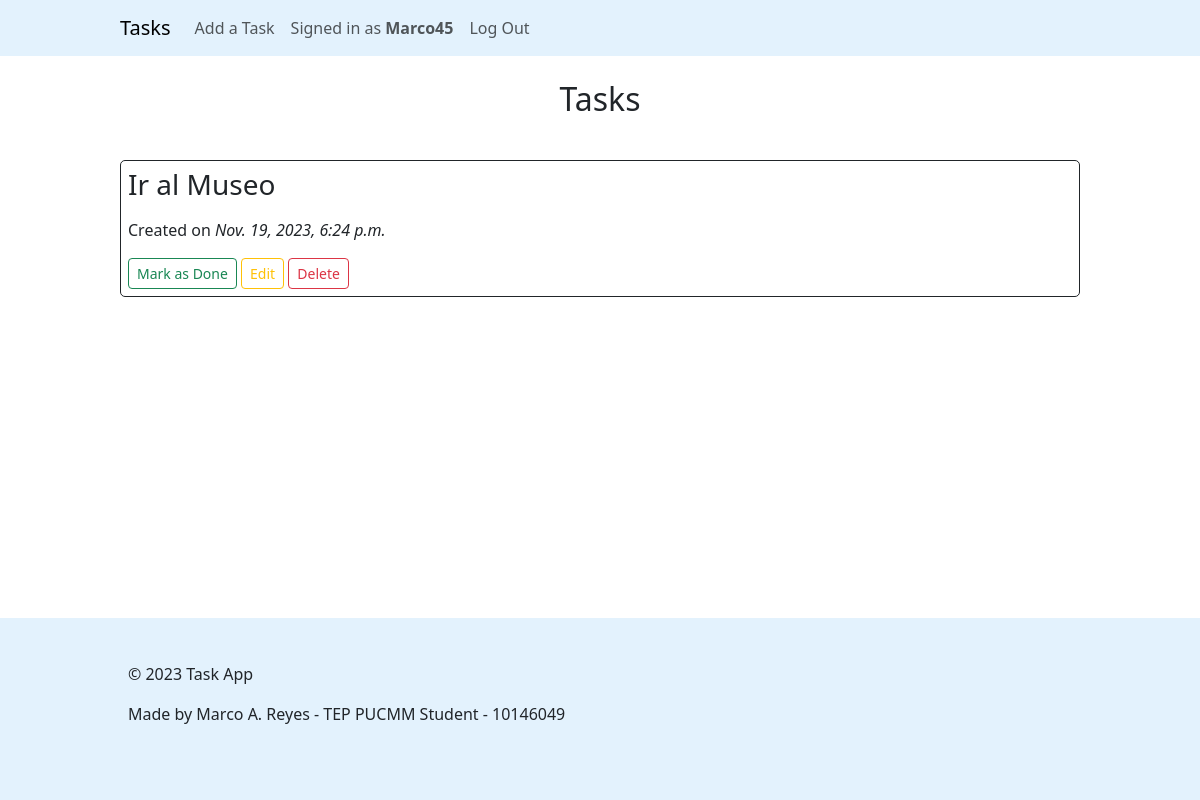
The page /tasks (signed in) on the database as committed earlier.
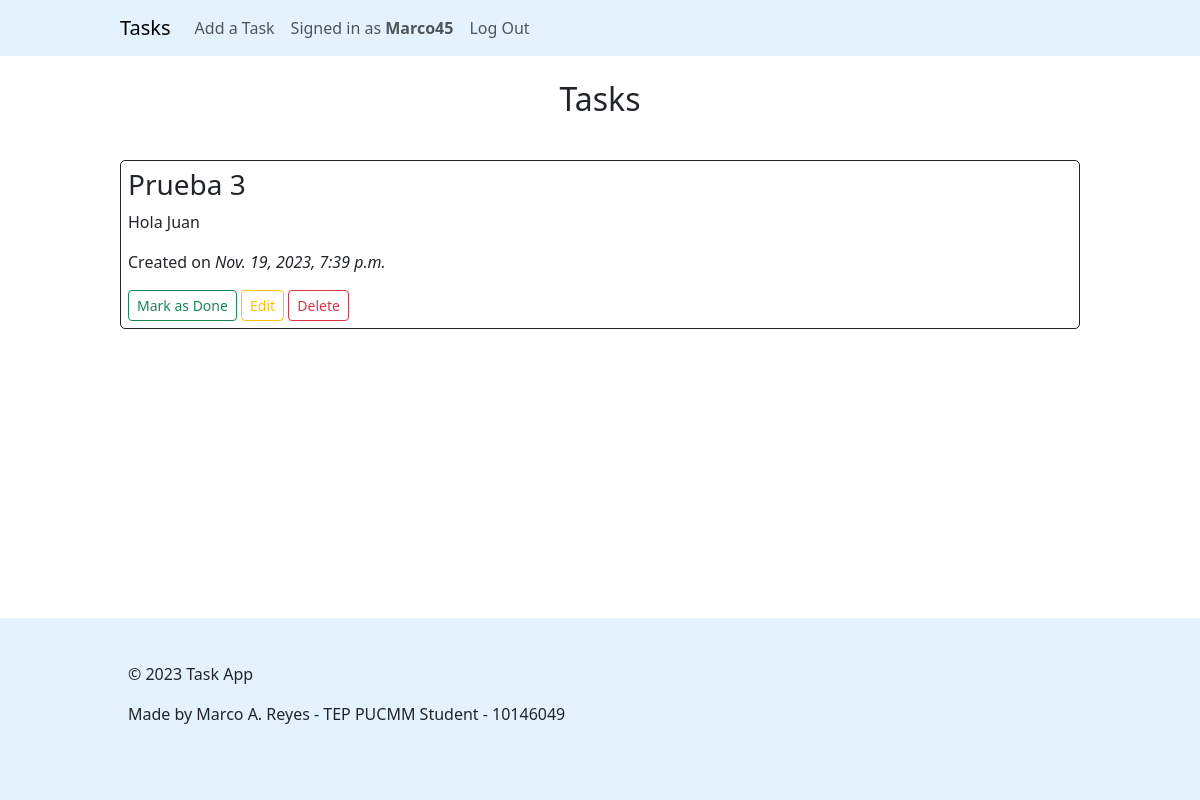
The same page on the database as committed later.
### To_do/models.py (models this page shows)
class User(AbstractUser):
    pass

class Task(models.Model):
    created = models.DateTimeField(auto_now_add=True)
    due_date =  models.DateField(auto_now=True)
    relevanse = models.IntegerField(default=1)
    title = models.CharField(max_length=100)
    description =  models.TextField(max_length=5000)
    user = models.ForeignKey(User, on_delete=models.CASCADE,related_name="usuarios")
    is_active = models.BooleanField(default=True)

### To_do/views.py (the view, shortened to what this page needs)
# urls.py: path("tasks", views.tasks, name="tasks"),
@login_required(login_url='index')
def tasks(request):
    return render(request, "To_do/tasks.html", {"tasks": Task.objects.filter(is_active=True, user=request.user)})

### To_do/templates/To_do/tasks.html (shortened to what this page needs)
{% extends "To_do/layout.html" %}
{% block body %}
    <br>
    <center><h2>Tasks</h2> </center>
    <br>
    <div class="contenedor">
        {% for task in tasks %}
            <div class="task">
                <h3>{{task.title}}</h3>
                <p>{{task.description}}<p>
                Created on <i>{{task.created}}</i><br>
                <span>
                    <form  method="POST">
                        <input name="done" class="btn btn-outline-success btn-sm" type="submit" value="Mark as Done">
                    <form>
                    <form method="POST">
                        <input name="edit" class="btn btn-outline-warning btn-sm" type="submit" value="Edit">
                    <form>
                    <form method="POST">
                        <input name="delete" class="btn btn-outline-danger btn-sm" type="submit" value="Delete">
                </span>
            </div>
        {% empty %}
            <li>No active tasks</li>
        {% endfor %}
    </div>
{% endblock %}

### To_do/templates/To_do/layout.html (shortened to what this page needs)
{% load static %}
<!DOCTYPE html>
<html>
    <head>
        <link rel="stylesheet" href="{% static 'To_do/normalize.css'%}">
        <link rel="stylesheet" href="{% static 'To_do/styles.css'%}">
        <link href="https://cdn.jsdelivr.net/npm/bootstrap@5.3.2/dist/css/bootstrap.min.css" rel="stylesheet">
    </head>
    <body>
        <nav class="navbar navbar-expand-lg" style="background-color: #e3f2fd;; padding-left: 10%; padding-right: 10%;">
            <a class="navbar-brand" href="{% url 'tasks' %}">Tasks</a>
            <div class="collapse navbar-collapse" id="navbarNav">
              <ul class="navbar-nav">
                {% if user.is_authenticated %}
                    <li class="nav-item active">
                        <a class="nav-link" href="{% url 'addtask' %}">Add a Task </a>
                    </li>
                    <li class="nav-item">
                        <a class="nav-link" href="#">Signed in as <strong>{{ user.username }} </strong></a>
                    </li>
                    <li class="nav-item">
                        <a class="nav-link" href="{% url 'logout' %}">Log Out</a>
                    </li>
                {% else %}
                     <li class="nav-item">
                         <a class="nav-link" href="{% url 'login' %}">Log In</a>
                    </li>
                {% endif %}
              </ul>
            </div>
          </nav>
          <main>
            {% block body %}
            {% endblock %}
        </main>
        <br><br>
        <footer>
            <br>
            <div class="contenedor">
                <p>&copy; 2023 Task App</p>
                <p>Made by Marco A. Reyes - TEP PUCMM Student - 10146049</p>
            </div>
            <br><br>
        </footer>
    </body>
</html>

### To_do/static/To_do/styles.css (style rules this page uses)
.contenedor { margin-left: 10%; margin-right: 10%; width: 80%; }
.contenedor > * { display: block; margin-top: 10px; width: 100%; }
.task { border-radius: 5px; border: 1px solid; padding: 7px; }
footer { background-color: #e3f2fd;; }
body { display: flex; flex-direction: column; min-height: 100vh; }
main { flex: 1; }
footer { padding: 10px; }

Rows that differ between the two databases and show on the page:
removed Task: title "Ir al Museo", created "Nov. 19, 2023, 6:24 p.m."
added Task: title "Prueba 3", description "Hola Juan", created "Nov. 19, 2023, 7:39 p.m."
